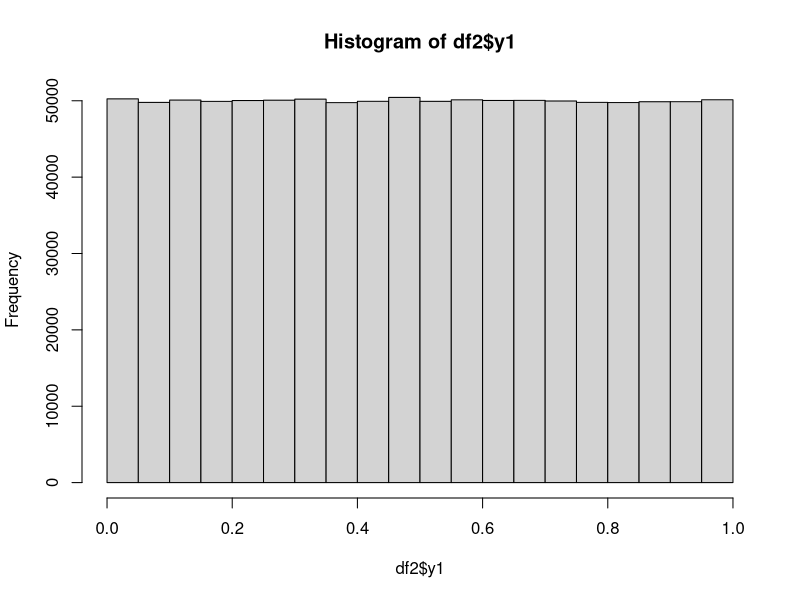

R code for this plot: (Note: this script raises an error after producing the figure.)
#必要であれば、tidyverseのライブラリをインストールする
# install.packages("tidyverse")
library(tidyverse)

### 1.仮想データの作成 ###

# 私的価値xは一様分布
# 入札者は全て2人ずつ

# オークション回数を設定する（適宜、変更する）
COUNT_AUCTION = 1000000

# オークション回数、入札者数、入札者iの私的価値
df1 <- data.frame(auction = c(1:COUNT_AUCTION),
                  num = as.numeric(2),
                  xi = runif(COUNT_AUCTION))

# 自分以外のjの私的価値
df2 <- data.frame(xj = runif(COUNT_AUCTION))

# 各行での最大値（最大の順序統計量、今回はxjと同じ?）
df2$y1 <- apply(df2, 1, max)
summary(df2)
hist(df2$y1)

# くっつける
df <- cbind(df1,df2)
head(df)

# i,jそれぞれの入札額b、落札額p
bx <- Vectorize(b)
library(tidyverse)
df <- df %>% 
  mutate(bi = bx(.$xi)) %>% 
  mutate(bj = bx(.$xj)) %>% 
  mutate(p = ifelse(bi>bj, bi, bj))

# 確認
head(df)

###########

### 2.入札関数を求める ###

# 一様分布の累積分布関数:F(x)
Large_f <- function(x){
  punif(x)
}

# 第1順序統計量の累積分布関数:G(x)=F(x)^(N-1)
G <- function(x){
  Large_f(x) ^ (ncol(df2)-1)
}

# xをtに置き換える:G(t)
t <- function(t){
  G(t)
}

# 関数tを変数tについて0からxまで積分
z <- function(x){
  integrate(t, 0, x)
}

# G(x)とG(t)を入札関数の式に代入
b <- function(x){
  Z <- z(x)
  b <- x - Z$value/G(x)
  return(b)
}

# xに値を入れて確認
# z(0.2)
# b(0.2)


###########

### 3.シミュレーション ###

# 2000個の私的価値のデータを一つに
B <- data.frame(bij = c(df$bi,df$bj))

# 入札額の累積分布関数をノンパラメトリックに推定
H <- function(b, M=COUNT_AUCTION, N=2, bij=B$bij){
  sum(ifelse(bij<=b, 1, 0))/(M*N)
}
#  b=0.1のとき
# print(H(0.1))

# 確率密度関数を数値微分によって求める
h<- function(b, e=1e-4){
  ((H(b + e)-H(b - e))/(2*e))
}

# bに値を入れて確認
h(0.1)

# 私的価値の推定
x <- function(b, N=2){
  b + H(b)/((N-1)*h(b))
}

# bに値を入れて確認
x(0.1)

###########
# Macの場合は、フォントファミリーを指定
# par(family= "HiraKakuProN-W3")

# 入札額の確率密度関数のグラフを作成
h1 <- Vectorize(h)
plot(h1, xlim=c(0,1), main="確率密度関数", xlab="b", ylab="h(b)")

# 私的価値の確率密度関数のグラフを作成
x1 <- Vectorize(x)
plot(x1, xlim=c(0,1), ylim=c(0,1), main="私的価値", xlab="b", ylab="x")


###########
